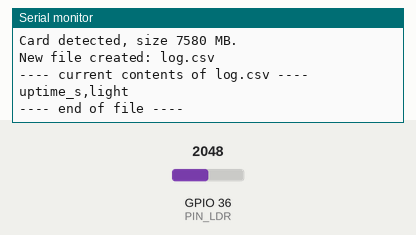
Simulated run of this sketch. Board: ESP32. Shown: the last lines printed to the serial monitor. The test bench sets the inputs (shaded band); at power-on: GPIO 36 (PIN_LDR) = 2048. Storage starts empty.

Above: at 1.7 s.
1.8 s: GPIO 36 (PIN_LDR) set to 2866
At 6.0 s:
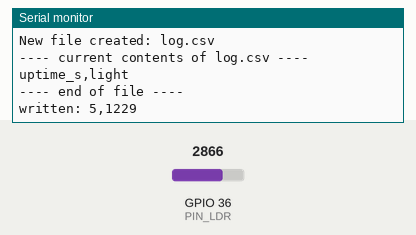
12.0 s: GPIO 36 (PIN_LDR) set to 3603
At 16.7 s:
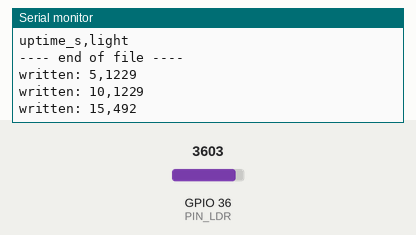
Timing chart, 0 to 18.2 s (numbered marks = the images above; inputs shaded):
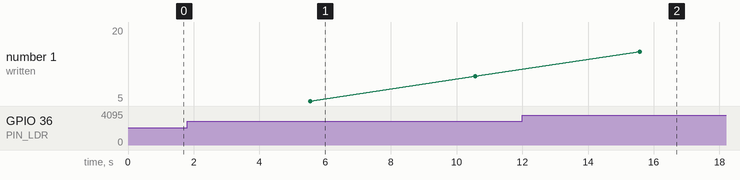

The sketch:

module07_microsd_log.ino
```cpp
// Module 7 - Practice 5 (optional): logging readings to a microSD card as a CSV file
// microSD module on the SPI bus: SCK to D18, MISO to D19, MOSI to D23, CS to D5.
// The light sensor (LDR) stays on VP, as in Module 6.
// No libraries to install: SD and SPI already come with the esp32 package.

#include <SPI.h>
#include <SD.h>

const int PIN_SD_CS = 5;    // D5: "pick me" for the microSD card (canonical pin map)
const int PIN_LDR = 36;     // VP: LDR (canonical pin map)
const char* FILE_NAME = "/log.csv";  // file name on the card, always starts with a slash
const int SECONDS_PER_LOG = 5;       // one line every 5 seconds

bool cardReady = false;

// Prints the whole file to the Serial Monitor.
void printFileContents() {
  File file = SD.open(FILE_NAME, FILE_READ);
  if (!file) {
    Serial.println("(the file doesn't exist yet)");
    return;
  }
  while (file.available()) {
    Serial.write(file.read());  // copy it character by character, exactly as it is
  }
  file.close();
}

// Adds one line at the end of the file. Returns true if it worked.
bool appendLine(String line) {
  File file = SD.open(FILE_NAME, FILE_APPEND);  // APPEND = add to the end, the old content stays
  if (!file) {
    return false;
  }
  file.println(line);
  file.close();  // REQUIRED: only after closing is the content really saved on the card
  return true;
}

void setup() {
  Serial.begin(115200);
  delay(500);
  Serial.println();
  if (!SD.begin(PIN_SD_CS)) {
    Serial.println("microSD card not detected! Check the card (FAT32), all six wires, and the module's power.");
    return;  // cardReady stays false, so loop() won't try to write
  }
  cardReady = true;
  Serial.print("Card detected, size ");
  Serial.print(SD.cardSize() / (1024 * 1024));
  Serial.println(" MB.");

  if (!SD.exists(FILE_NAME)) {
    appendLine("uptime_s,light");  // first CSV line = the column names
    Serial.println("New file created: log.csv");
  }
  Serial.println("---- current contents of log.csv ----");
  printFileContents();
  Serial.println("---- end of file ----");
}

void loop() {
  if (!cardReady) {  // card not detected yet: remind every 5 seconds, in case the message in setup() was missed
    Serial.println("Card not detected yet. Just turned on the MB102? Press EN. Still failing? Turn off the MB102, unplug the USB, then check the card and the wires.");
    delay(5000);
    return;
  }
  delay(SECONDS_PER_LOG * 1000);
  unsigned long seconds = millis() / 1000;        // seconds since the board was turned on
  int light = 4095 - analogRead(PIN_LDR);         // inverted as in Module 6: the brighter it is, the bigger the number
  String line = String(seconds) + "," + String(light);
  if (appendLine(line)) {
    Serial.print("written: ");
    Serial.println(line);
  } else {
    Serial.println("Write failed! Was the card removed?");
  }
}
```

Measured:
- after the input at 1.8 s, the serial monitor: prints a new line after 3.8 s (image 1)
- after the input at 12.0 s, the serial monitor: prints a new line after 3.6 s (image 2)
